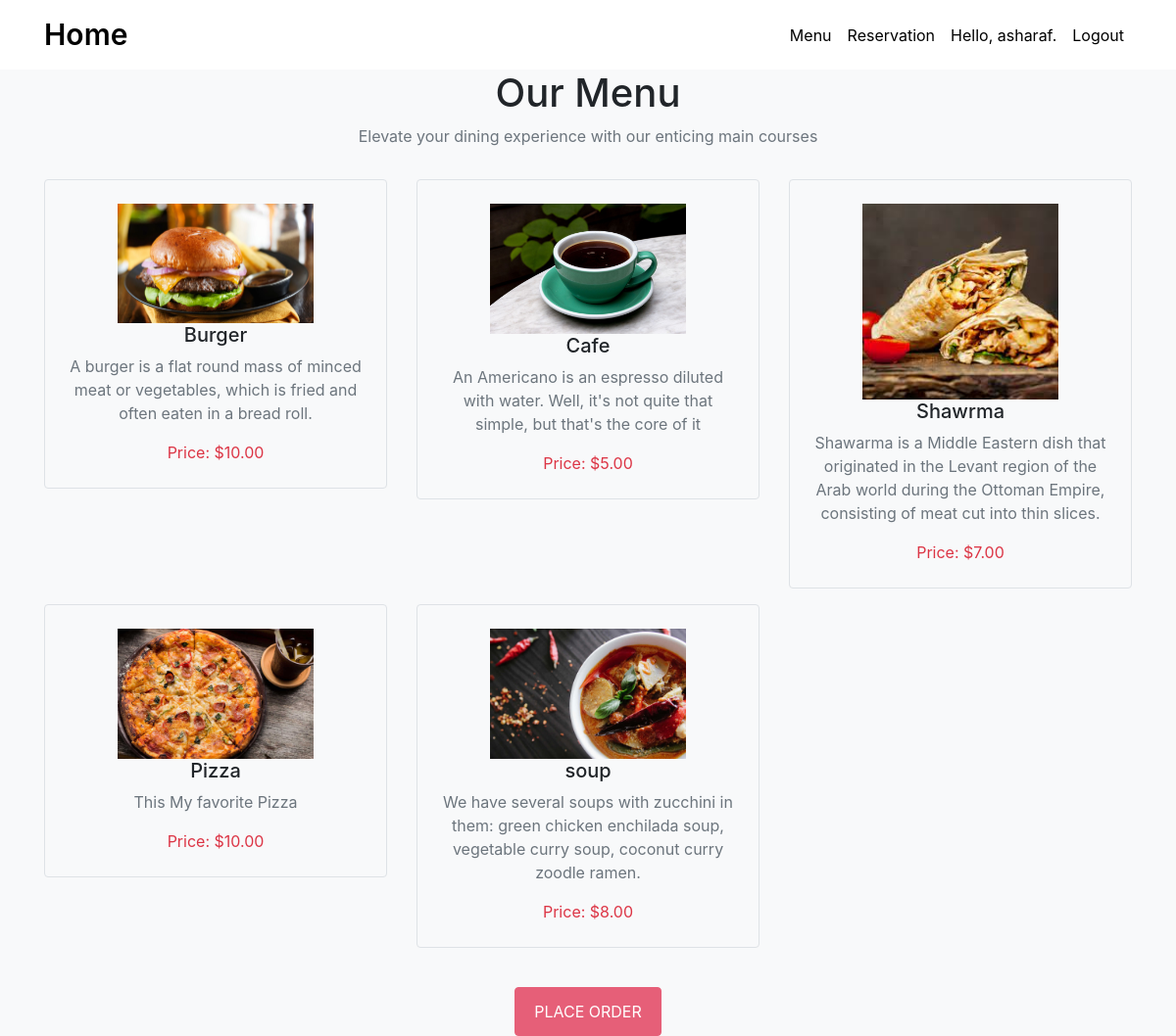
The app's page /menu/ (signed in) with its own data.
### menu/models.py (models this page shows, shortened)
class MenuItem(models.Model):
    name = models.CharField(max_length=255)
    category = models.ForeignKey(Category, on_delete=models.CASCADE)
    description = models.TextField()
    price = models.DecimalField(max_digits=10, decimal_places=2, default=0.0)
    image = models.ImageField(upload_to='menu_images/', null=True, blank=True)

### menu/views.py (the view)
# urls.py: path('menu/', menu_view, name='menu'),
def menu_view(request):
    menu_items = MenuItem.objects.all()
    return render(request, 'menu/menu.html', {'menu_items': menu_items})

### menu/templates/menu/menu.html (shortened to what this page needs)
{% extends 'menu/base.html' %}
{% load static %}
{% block content %}
<section class="Menu bg-light" id="Menu">
    <div class="container">
        <div class="row mb-3">
            <div class="col-md-6 m-auto text-center">
                <h1>Our Menu</h1>
                <p class="text-muted">Elevate your dining experience with our enticing main courses</p>
            </div>
        </div>
        <div class="row">
            {% for item in menu_items %}
            <div class="col-lg-4 col-md-6 mb-3">
                <div class="Menu-box text-center border rounded p-4">
                    {% if item.image %}
                    <img src="{{ item.image.url }}" width="200" alt="{{ item.name }}" class="img-fluid"
                        aria-label="{{ item.name }}">
                    {% else %}
                    <img src="{% static 'placeholder.jpg' %}" width="200" alt="Placeholder Image" class="img-fluid"
                        aria-label="Placeholder Image">
                    {% endif %}
                    <h5>{{ item.name }}</h5>
                    <p class="text-muted">{{ item.description }}</p>
                    <div class="price">Price: ${{ item.price }}</div>
                </div>
            </div>
            {% endfor %}
            <div class="col-lg-12 text-center mt-4">
                <button type="submit" class="btn btn-primary rounded"><a href="{% url 'order_view' %}"
                        style="color: white; text-decoration: none;">Place Order</a></button>
            </div>
        </div>
    </div>
</section>
{% endblock content %}

### menu/templates/menu/base.html (shortened to what this page needs)
{% load static %}
<!DOCTYPE html>
<html>
<head>
    <link rel="stylesheet" href="{% static 'css/bootstrap.min.css' %}">
    <link rel="stylesheet" href="{% static 'css/style.css' %}">
    <link rel="stylesheet" href="{% static 'css/all.min.css' %}">
</head>
<body>
    <nav class="navbar navbar-expand-lg navbar-light">
        <div class="container">
            <a class="navbar-brand" href="{% url 'home' %}">Home</a>
            <div class="collapse navbar-collapse" id="navbarSupportedContent">
                <ul class="navbar-nav ml-auto">
                    <li class="nav-item">
                        <a class="nav-link" href="{% url 'menu' %}">Menu</a>
                    </li>
                    <li class="nav-item">
                        <a class="nav-link" href="{% url 'reserve_table' %}">Reservation</a>
                    </li>
                    {% if user.is_authenticated %}
                    <li class="nav-item">
                        <a class="nav-link"> Hello, {{ user.username }}. </a>
                    </li>
                    <li class="nav-item">
                        <a class="nav-link" href="{% url 'logout' %}"> Logout </a>
                    {% endif %}
                </ul>
            </div>
        </div>
    </nav>
    <div>{% block content %} {% endblock content %}</div>
</body>
</html>

### menu/static/css/style.css (style rules this page uses)
nav { width: 100%; background-color: #fff; }
.navbar-light .navbar-brand { color: #000; }
.navbar-light .navbar-nav .nav-link { color: #000; }
.navbar-brand { font-size: 30px; font-weight: 600; }
.Menu button { background-color: #e65f78; border: 1px solid #e65f78; padding: 12px; width: 150px; color: #fff; text-transform: uppercase; }
.price { color: #dc3545; }

### records on screen
MenuItem: image (picture), name "Burger", description "A burger is a flat round mass of minced meat or vegetables, which is fried and often eaten in a bread roll.", price "10.00"
MenuItem: image (picture), name "Cafe", description "An Americano is an espresso diluted with water. Well, it's not quite that simple, but that's the core of it", price "5.00"
MenuItem: image (picture), name "Shawrma", description "Shawarma is a Middle Eastern dish that originated in the Levant region of the Arab world during the Ottoman Empire, consisting of meat cut into thin slices.", price "7.00"
MenuItem: image (picture), name "Pizza", description "This My favorite Pizza", price "10.00"
MenuItem: image (picture), name "soup", description "We have several soups with zucchini in them: green chicken enchilada soup, vegetable curry soup, coconut curry zoodle ramen.", price "8.00"

### other values on screen
{{ user.username }} "asharaf"
